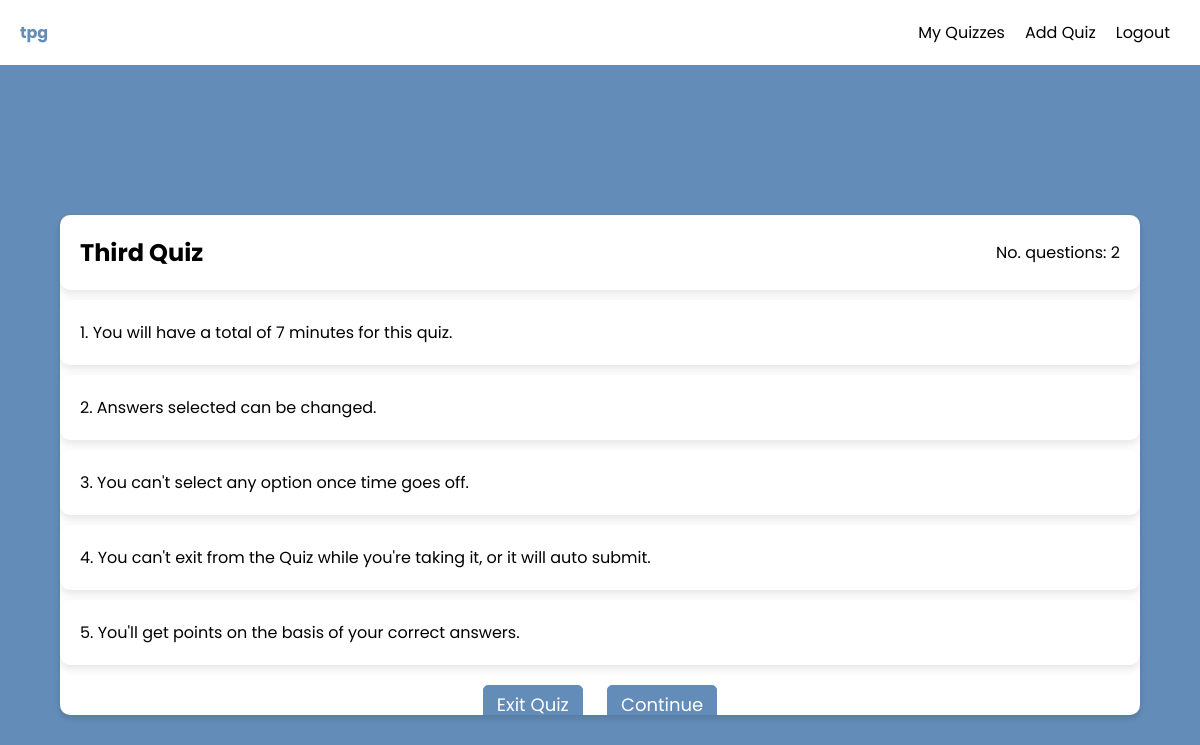
Before: /take_quiz.php?quiz_id=3 (signed in) with the older database file.
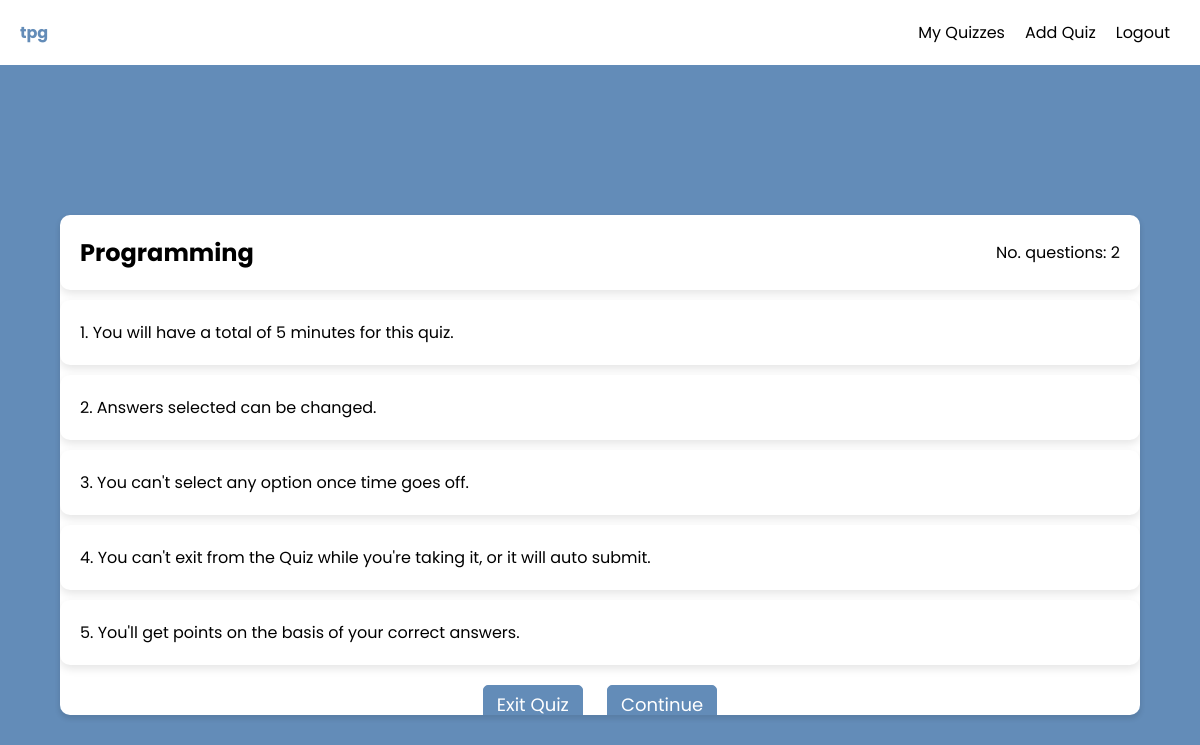
After: the same page with the newer database file.
### tables this page shows
CREATE TABLE `Quiz` (
  `id` int(11) NOT NULL,
  `title` varchar(30) NOT NULL,
  `duration` int(11) NOT NULL,
  `number_of_questions` int(11) DEFAULT 0,
  `number_of_enteries` int(11) DEFAULT 0,
  `number_of_passes` int(11) DEFAULT 0,
  `number_of_fails` int(11) DEFAULT 0,
  `created_at` datetime NOT NULL DEFAULT curtime(),
  `creator_id` int(11) DEFAULT NULL
);

### includes/question_and_option_models.php (called while the page is built, shortened)
<?php
function get_quiz(object $pdo, int $quiz_id) {
    $query = "SELECT * FROM Quiz WHERE id = :quiz_id;";
    $statement = $pdo->prepare($query);
    $statement->bindParam(':quiz_id', $quiz_id);
    $statement->execute();
    $result = $statement->fetch(PDO::FETCH_ASSOC);
    return $result;
}

### take_quiz.php (shortened to what this page needs)
<?php
require_once 'includes/db.php';
require_once 'includes/question_and_option_models.php';
$quiz = get_quiz($pdo, intval($_GET["quiz_id"]));
?>
<!DOCTYPE html>
<html lang="en">
<head>
    <link rel="stylesheet" href="./static/style.css">
</head>
<body>
   <?php
   include 'nav.php';
   ?>
    <div class="container" id="brief">
        <div class="question-body">
            <div class="info">
            <?php
                if ($_SESSION["user"]["id"] == $quiz["creator_id"]) {
                    echo '<span>' . $quiz["title"] . '</a></span>';
                } else {
                    echo '<span>' . $quiz["title"] . '</span>';
                }
            ?>
            <?php echo '<span> No. questions: ' . $quiz["number_of_questions"] . '</span>' ?>
            </div>
            <?php echo '<div class="info">1. You will have a total of ' . $quiz["duration"] . ' minutes for this quiz.</div>' ?>
            <div class="info">2. Answers selected can be changed.</div>
            <div class="info">3. You can't select any option once time goes off.</div>
            <div class="info">4. You can't exit from the Quiz while you're taking it, or it will auto submit.</div>
            <div class="info">5. You'll get points on the basis of your correct answers.</div>
            <center>
            <div class="buttons">
                <button style="margin: 10px;" id="quit">Exit Quiz</button>
                <button style="margin: 10px;" id="start">Continue</button>
            </div>
            </center>
        </div>
    </div>
</body>
</html>

Changed rows visible on the page:
changed quiz: title "Third Quiz" → "Programming"; duration "7" → "5"
